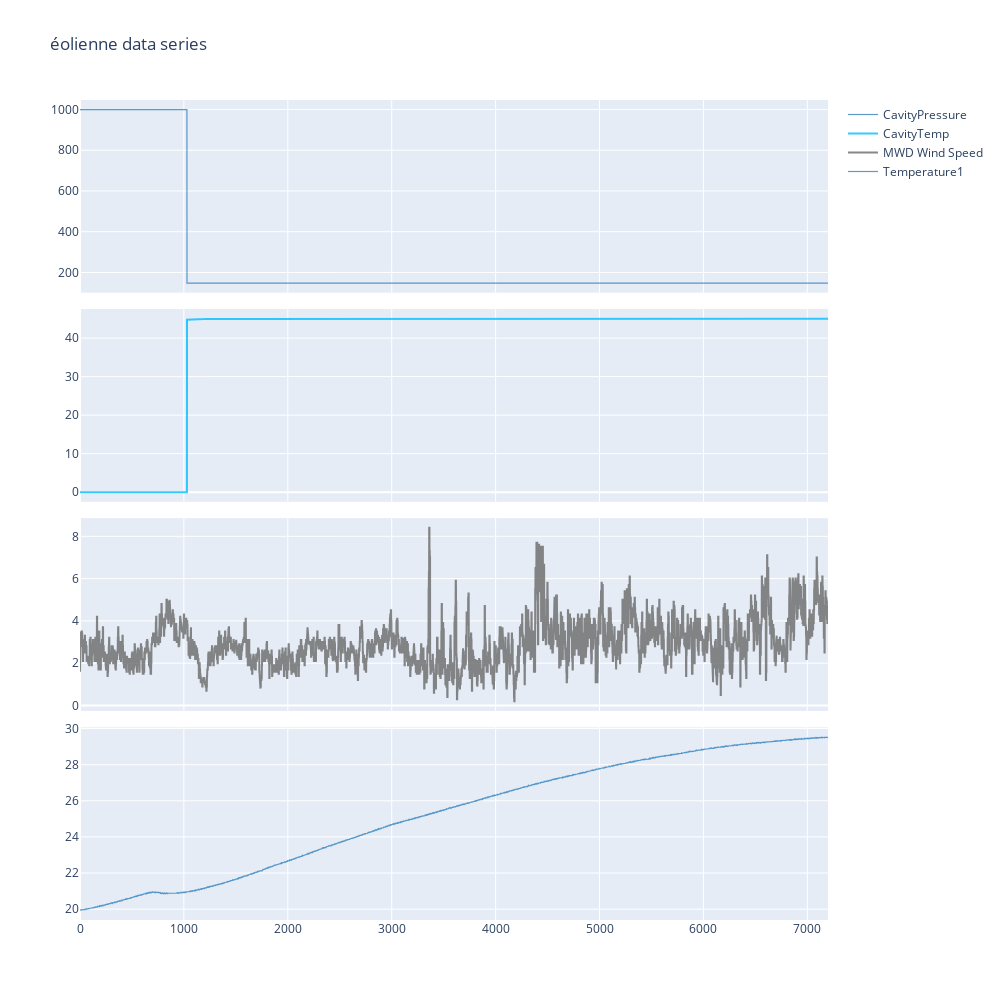

The notebook cell saved with this chart:
### Code cell
fig = make_subplots(
    rows=4, cols=1, shared_xaxes=True, vertical_spacing=0.02
)

fig.add_trace(go.Scatter(
                x=x,
                y=[item for item in df["CavityPressure"][0:nb_points]],
                name="CavityPressure",
                line_color='rgb(49,130,189)',
                line_width = 1.2,
                opacity=0.8),
              row=1, col=1)

fig.add_trace(go.Scatter(
                x=x,
                y=[item for item in df["CavityTemp"][0:nb_points]],
                name="CavityTemp",
                line_color='deepskyblue',
                line_width = 2,
                opacity=0.8),
              row=2, col=1)

fig.add_trace(go.Scatter(
                x=x,
                y=[item for item in df["MWD Wind Speed"][0:nb_points]],
                name="MWD Wind Speed",
                line_color='dimgray',
                opacity=0.8),
              row=3, col=1)

fig.add_trace(go.Scatter(
                x=x,
                y=[item for item in df["Temperature1"][0:nb_points]],
                name="Temperature1",
                line_color='rgb(49,130,189)',
                line_width = 1.2,
                opacity=0.8),
              row=4, col=1)

fig.update_layout(height=1000, width=1000,
                  title_text="éolienne data series")
fig.show()

### Figure 1 — Plotly figure (JSON) as saved in the notebook; plotly's stock layout.template omitted (floating-point values rounded to 4 significant figures; data arrays with more than 128 entries replaced by an {"elided": "..."} marker saying what was removed)
{"data": [{"line": {"color": "rgb(49,130,189)", "width": 1.2}, "name": "CavityPressure", "opacity": 0.8, "type": "scatter", "x": {"elided": "7200 int values"}, "xaxis": "x", "y": {"elided": "7200 float values"}, "yaxis": "y"}, {"line": {"color": "deepskyblue", "width": 2}, "name": "CavityTemp", "opacity": 0.8, "type": "scatter", "x": {"elided": "7200 int values"}, "xaxis": "x2", "y": {"elided": "7200 float values"}, "yaxis": "y2"}, {"line": {"color": "dimgray"}, "name": "MWD Wind Speed", "opacity": 0.8, "type": "scatter", "x": {"elided": "7200 int values"}, "xaxis": "x3", "y": {"elided": "7200 float values"}, "yaxis": "y3"}, {"line": {"color": "rgb(49,130,189)", "width": 1.2}, "name": "Temperature1", "opacity": 0.8, "type": "scatter", "x": {"elided": "7200 int values"}, "xaxis": "x4", "y": {"elided": "7200 float values"}, "yaxis": "y4"}], "layout": {"height": 1000, "title": {"text": "éolienne data series"}, "width": 1000, "xaxis": {"anchor": "y", "autorange": true, "domain": [0, 1], "matches": "x4", "range": [0, 7199], "showticklabels": false, "type": "linear"}, "xaxis2": {"anchor": "y2", "autorange": true, "domain": [0, 1], "matches": "x4", "range": [0, 7199], "showticklabels": false, "type": "linear"}, "xaxis3": {"anchor": "y3", "autorange": true, "domain": [0, 1], "matches": "x4", "range": [0, 7199], "showticklabels": false, "type": "linear"}, "xaxis4": {"anchor": "y4", "autorange": true, "domain": [0, 1], "range": [0, 7199], "type": "linear"}, "yaxis": {"anchor": "x", "autorange": true, "domain": [0.765, 1.0], "range": [100.7, 1046.0], "type": "linear"}, "yaxis2": {"anchor": "x2", "autorange": true, "domain": [0.51, 0.745], "range": [-2.502, 47.53], "type": "linear"}, "yaxis3": {"anchor": "x3", "autorange": true, "domain": [0.255, 0.49], "range": [-0.2556, 8.856], "type": "linear"}, "yaxis4": {"anchor": "x4", "autorange": true, "domain": [0, 0.235], "range": [19.4, 30.07], "type": "linear"}}}
